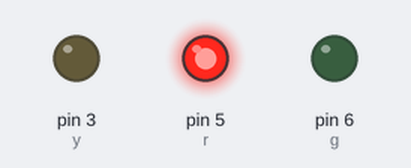
Simulated run of this sketch. Board: Arduino Uno, built with avr-gcc and run on an emulated ATmega328P. Parts: output pins drawn as LEDs (lit = HIGH).

Above: at 1.0 s.
At 5.0 s:
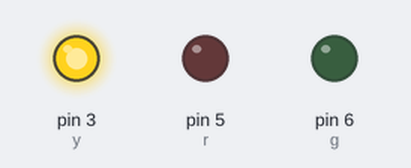
At 9.0 s:
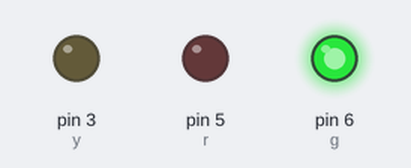
At 11.0 s:
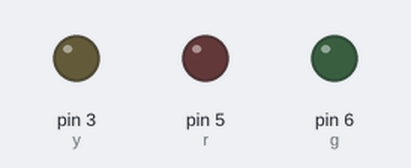
Timing chart, 0 to 15.6 s (numbered marks = the images above):
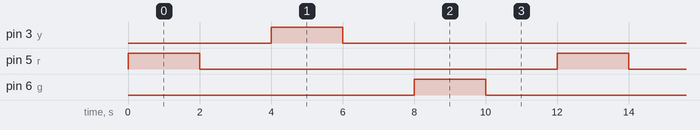

Measured:
- by itself, pin 3 (y), pin 5 (r), pin 6 (g): alternates HIGH for 2.0 s and LOW for 10.0 s
- by itself, everything shown: repeats every 12.0 s, in 6 steps

The sketch:

User_Program1_3___Episode2.ino
```cpp
/*Software 1073 Arduino BoeBots
User Program
Method stubs are pre-made. add your own code to complete the challenge!

Program Task: Cycle the 3 leds of the robot, so that one led turns on, then the next, then the next
Feel free to view the example program within the same folder if you need help!
*/
int r = 5;
int y = 3;
int g = 6;
int time = 2000;

void setup(){
  pinMode(r, OUTPUT);
  pinMode(y, OUTPUT);
  pinMode(g, OUTPUT);
}

void cycle(int pin){
  digitalWrite(pin, HIGH);
  delay(time);
  digitalWrite(pin, LOW);
  delay(time);
}

void loop(){
  cycle(r);
  cycle(y);
  cycle(g);
}
```
